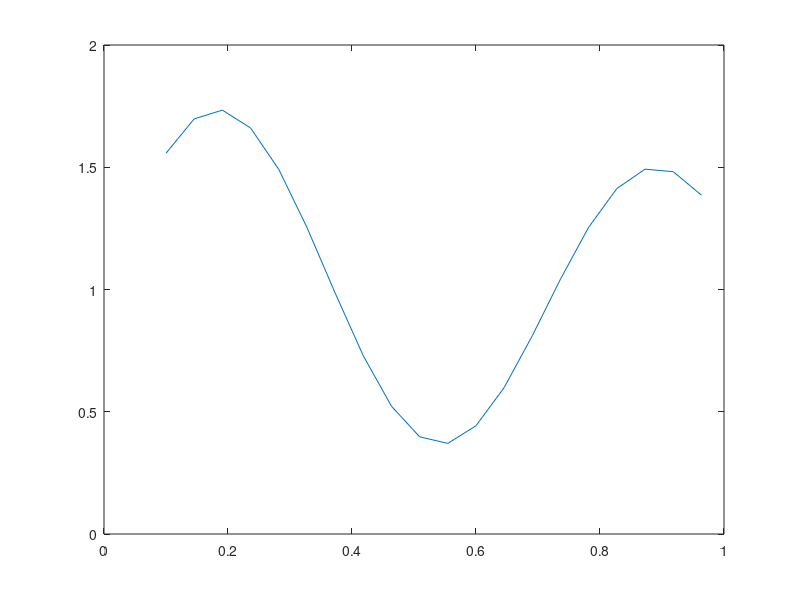

This figure's MATLAB source:
clc;
clear; 
close all;
x = [0.1:1/22:1]; %įėjimas (įėjimas iš 20 skaičių vektorius X
yOut = (1 + 0.6 * sin(2*pi*x/0.7)) + 0.3 * sin(2*pi*x) / 2; %vienas išėjimas 
plot(x,yOut); 